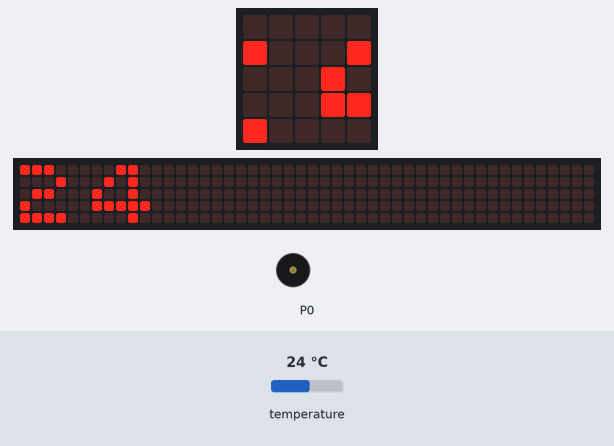
Simulated run of this program. Board: BBC micro:bit (MakeCode). Shown: the board's 5×5 LED display, a strip that is not on the board, showing the scrolling text unrolled, buzzer (waves = sounding). The test bench sets the inputs (shaded band); at power-on: temperature 24 °C. The 48×5 strip is a reading aid, not a part: it shows the text the display is scrolling, unrolled, one strip-width of it at a time.

Above: at 1.27 s.
1.3 s: temperature set to 10.6 °C
At 6.19 s:
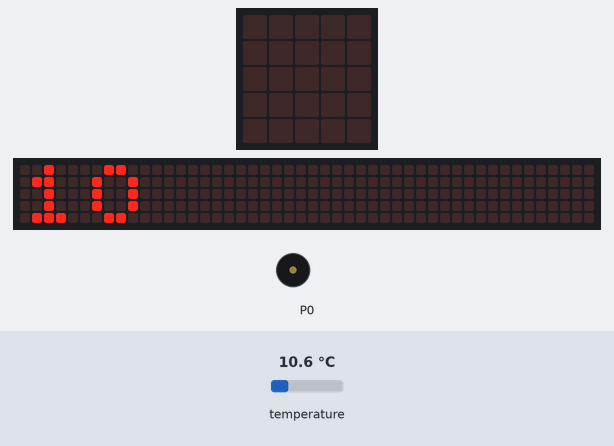
6.7 s: temperature set to 9.5 °C
At 9.0 s:
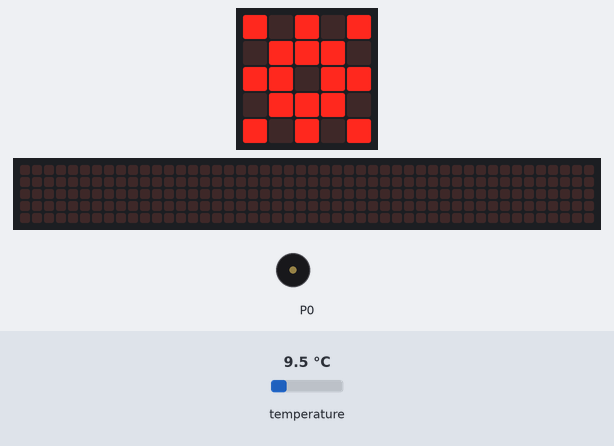
12.1 s: temperature set to 12 °C
At 16.5 s:
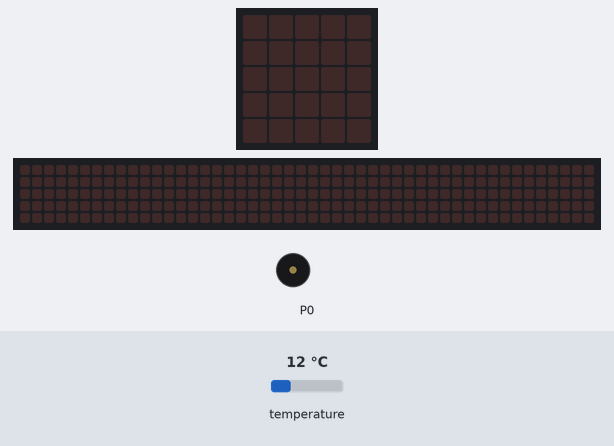
Timing chart, 0 to 18.0 s (numbered marks = the images above; inputs shaded):
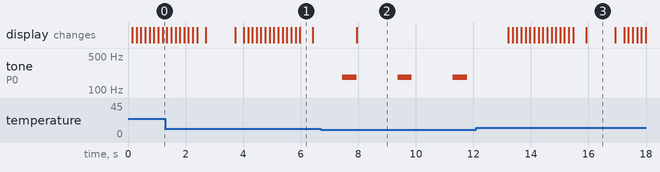

Measured:
- the behaviour switches between 10 and 9.9 °C on temperature (found by bisection; images 1 and 2)
- after the input at 6.7 s, tone on P0: alternates 185 Hz for 0.50 s and silent for 1.4 s, starting after 0.74 s; the display: changes after 1.2 s (image 2)
- after the input at 12.1 s, tone on P0: stops changing and stays silent; the display: first changes after 1.1 s (image 3 shows a later state)
- what the display in image 1 shows lasts 0.4 s, from 6.0 s to 6.4 s

The program:

main.ts
```typescript
basic.forever(function () {
    if (input.temperature() < 10) {
        music.play(music.tonePlayable(185, music.beat(BeatFraction.Whole)), music.PlaybackMode.UntilDone)
        basic.showLeds(`
            # . # . #
            . # # # .
            # # . # #
            . # # # .
            # . # . #
            `)
        basic.pause(1000)
    } else {
        basic.showNumber(input.temperature())
        basic.pause(1000)
    }
})
```

test.ts
```typescript
// aquí va el archivo "tests"; esto no se compilará cuando este paquete se utilice como una extensión.
```
